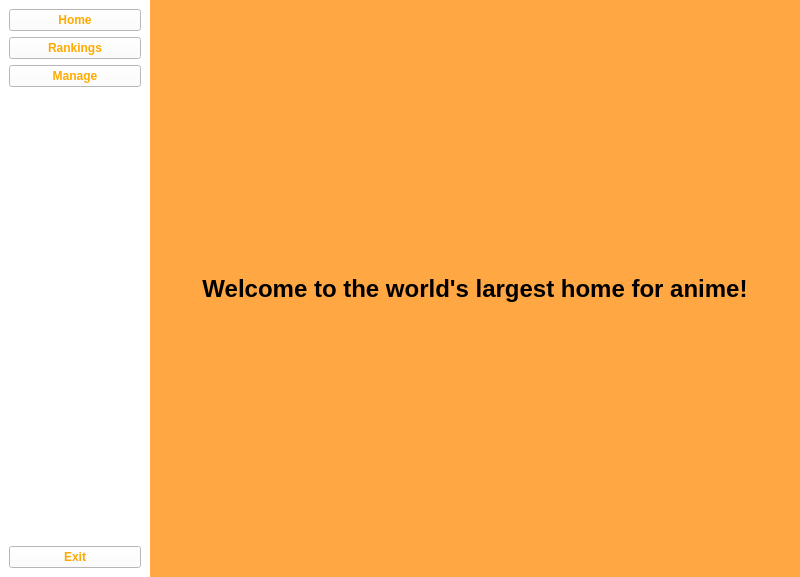
<?xml version="1.0" encoding="UTF-8"?>
<ui version="4.0">
 <class>MainWindow</class>
 <widget class="QMainWindow" name="MainWindow">
  <property name="geometry">
   <rect>
    <x>0</x>
    <y>0</y>
    <width>800</width>
    <height>577</height>
   </rect>
  </property>
  <property name="windowTitle">
   <string>MainWindow</string>
  </property>
  <widget class="QWidget" name="centralwidget">
   <property name="styleSheet">
    <string notr="true">background-color: white;</string>
   </property>
   <layout class="QHBoxLayout" name="horizontalLayout">
    <property name="spacing">
     <number>0</number>
    </property>
    <property name="leftMargin">
     <number>0</number>
    </property>
    <property name="topMargin">
     <number>0</number>
    </property>
    <property name="rightMargin">
     <number>0</number>
    </property>
    <property name="bottomMargin">
     <number>0</number>
    </property>
    <item>
     <widget class="QWidget" name="slidebarWidget" native="true">
      <property name="minimumSize">
       <size>
        <width>150</width>
        <height>0</height>
       </size>
      </property>
      <property name="maximumSize">
       <size>
        <width>150</width>
        <height>16777215</height>
       </size>
      </property>
      <property name="styleSheet">
       <string notr="true">#sliderWidget QPushButton:hover{
	
	background-color: rgb(255, 170, 127);
}</string>
      </property>
      <layout class="QVBoxLayout" name="verticalLayout">
       <item>
        <widget class="QPushButton" name="btnHome">
         <property name="styleSheet">
          <string notr="true">color: rgb(255, 170, 0);
font-weight: bold;

</string>
         </property>
         <property name="text">
          <string>Home</string>
         </property>
        </widget>
       </item>
       <item>
        <widget class="QPushButton" name="btnRankings">
         <property name="styleSheet">
          <string notr="true">color: rgb(255, 170, 0);
font-weight: bold;
</string>
         </property>
         <property name="text">
          <string>Rankings</string>
         </property>
        </widget>
       </item>
       <item>
        <widget class="QPushButton" name="btnMange">
         <property name="styleSheet">
          <string notr="true">color: rgb(255, 170, 0);
font-weight: bold;
</string>
         </property>
         <property name="text">
          <string>Manage</string>
         </property>
        </widget>
       </item>
       <item>
        <spacer name="verticalSpacer">
         <property name="orientation">
          <enum>Qt::Vertical</enum>
         </property>
         <property name="sizeHint" stdset="0">
          <size>
           <width>20</width>
           <height>40</height>
          </size>
         </property>
        </spacer>
       </item>
       <item>
        <widget class="QPushButton" name="btnExit">
         <property name="styleSheet">
          <string notr="true">color: rgb(255, 170, 0);
font-weight: bold;
</string>
         </property>
         <property name="text">
          <string>Exit</string>
         </property>
        </widget>
       </item>
      </layout>
     </widget>
    </item>
    <item>
     <widget class="QWidget" name="contentWidget" native="true">
      <property name="styleSheet">
       <string notr="true">background-color: rgb(255, 167, 67);</string>
      </property>
      <layout class="QVBoxLayout" name="verticalLayout_2">
       <item>
        <spacer name="verticalSpacer_2">
         <property name="orientation">
          <enum>Qt::Vertical</enum>
         </property>
         <property name="sizeHint" stdset="0">
          <size>
           <width>20</width>
           <height>256</height>
          </size>
         </property>
        </spacer>
       </item>
       <item>
        <widget class="QLabel" name="label">
         <property name="styleSheet">
          <string notr="true">font-size: 24px;
font-weight: bold;</string>
         </property>
         <property name="text">
          <string>Welcome to the world's largest home for anime!</string>
         </property>
         <property name="alignment">
          <set>Qt::AlignCenter</set>
         </property>
        </widget>
       </item>
       <item>
        <spacer name="verticalSpacer_3">
         <property name="orientation">
          <enum>Qt::Vertical</enum>
         </property>
         <property name="sizeHint" stdset="0">
          <size>
           <width>20</width>
           <height>256</height>
          </size>
         </property>
        </spacer>
       </item>
      </layout>
     </widget>
    </item>
   </layout>
  </widget>
 </widget>
 <resources/>
 <connections/>
</ui>
